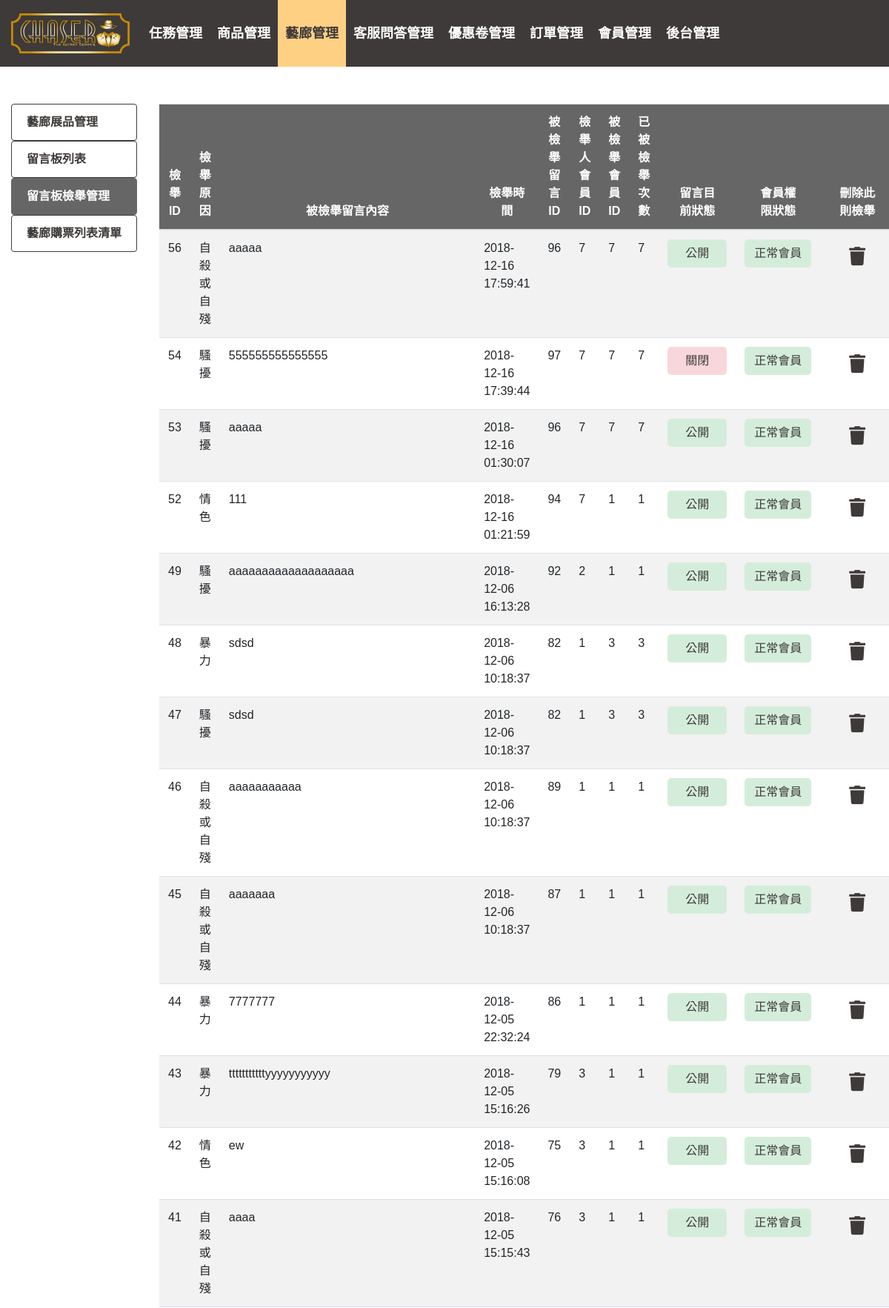
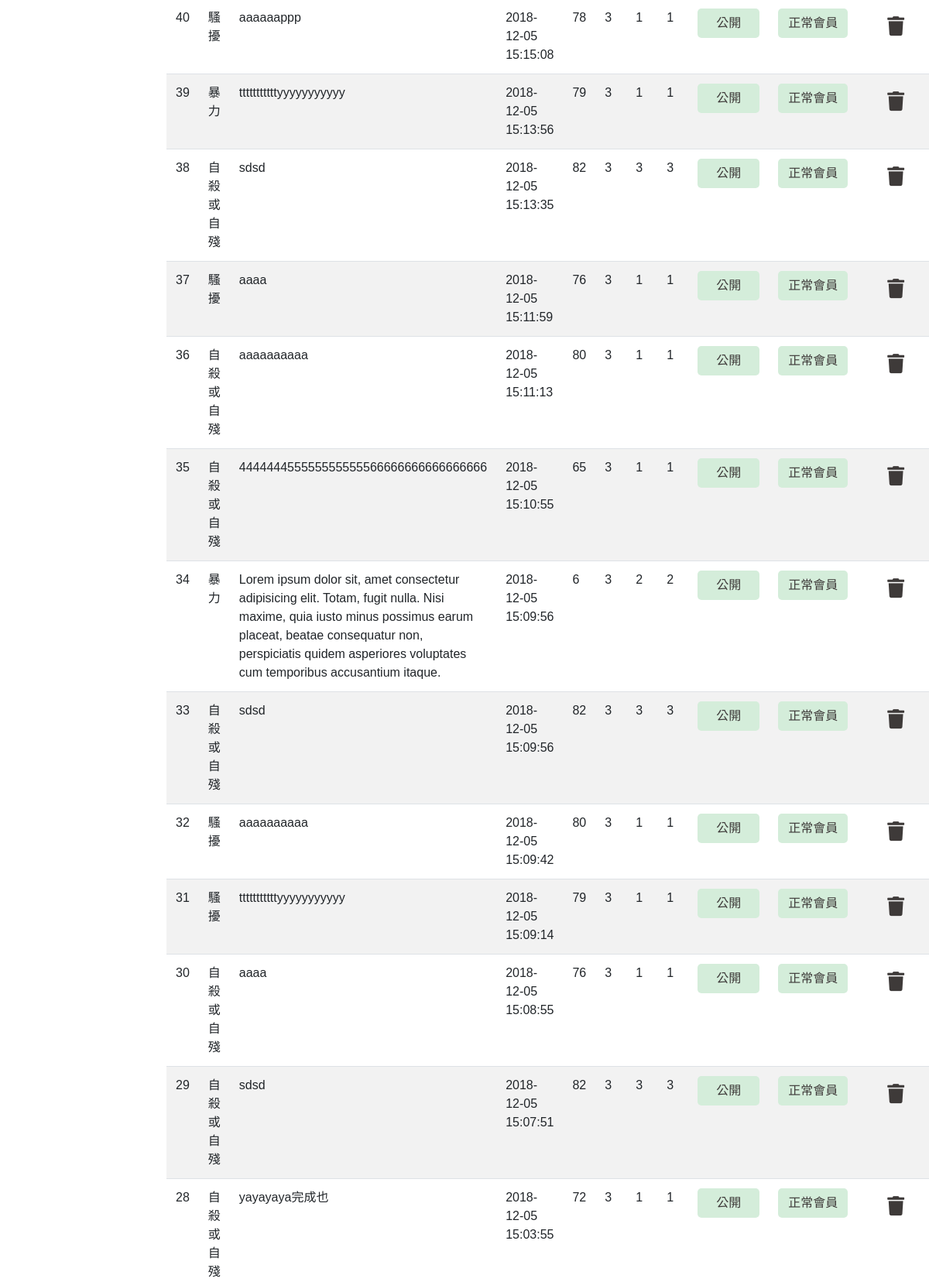
Page /gallery_backstage_3.php (upper part) on the committed database (2 pictures, top to bottom).
### tables this page shows
CREATE TABLE `report` (
  `reportid` int(10) UNSIGNED NOT NULL,
  `reason` varchar(50) NOT NULL,
  `reportaddtime` datetime NOT NULL,
  `complainid` int(10) UNSIGNED NOT NULL,
  `picid` int(2) UNSIGNED NOT NULL,
  `msgid` int(10) UNSIGNED NOT NULL,
  `mem_id` int(11) UNSIGNED NOT NULL
);

CREATE TABLE `message` (
  `msgid` int(10) UNSIGNED NOT NULL,
  `msgcontent` text,
  `msgdatetime` datetime DEFAULT NULL,
  `msgupordown` int(1) UNSIGNED NOT NULL,
  `picid` int(50) UNSIGNED DEFAULT NULL,
  `mem_id` int(11) UNSIGNED NOT NULL
);

CREATE TABLE `member` (
  `mem_id` int(11) UNSIGNED NOT NULL,
  `mem_name` varchar(100) DEFAULT NULL,
  `mem_email` varchar(255) DEFAULT NULL,
  `mem_phone` varchar(50) DEFAULT NULL,
  `mem_password` varchar(50) DEFAULT NULL,
  `mem_image` varchar(255) DEFAULT NULL,
  `status` enum('Y','N') DEFAULT NULL,
  `create_at` datetime DEFAULT CURRENT_TIMESTAMP
);

### gallery_backstage_3.php (the view, shortened to what this page needs)
<?php
try {
    require_once "connection.php";
    $sql = "select report.reportid, report.reason, message.msgcontent, report.reportaddtime, message.msgid, report.mem_id, report.complainid, member.`status`,message.msgupordown
            from report,member,message
            where report.complainid = member.mem_id AND report.msgid =message.msgid  order by reportaddtime desc;";
    $stmt = $pdo->query($sql);
    $result = $stmt->fetchAll(PDO::FETCH_ASSOC);
} catch (PDOException $e) {
    exit('資料庫連結失敗，錯誤訊息為:' . $e->getMessage());
}
?>
<!DOCTYPE html>
<html lang="zh-tw">
<head>
    <link rel="stylesheet" href="css\bootstrap-scss\bootstrap.css" />
    <link rel="stylesheet" href="https://use.fontawesome.com/releases/v5.6.3/css/all.css">
    <link rel="stylesheet" href="css/backstage/backstage_common.css">
    <link rel="stylesheet" href="css/backstage/gallery-backstage.min.css" />
</head>
<body>
  <?php include_once 'backstage_navbar.php'; ?>
    <div class="container-fluid main3 pb-5">
        <div class="row">
            <div class="col-2">
                <ul class="list-group">
                    <a href="gallery_backstage_1.php" class="" id="" name=""><li class="list-group-item">藝廊展品管理</li></a>
                    <a href="gallery_backstage_2.php" class="" id="" name=""><li class="list-group-item">留言板列表</li></a>
                    <a href="gallery_backstage_3.php" class="" id="" name=""><li class="list-group-item active">留言板檢舉管理</li></a>
                    <a href="gallery_backstage_4.php" class="" id="" name=""><li class="list-group-item">藝廊購票列表清單</li></a>
                </ul>
            </div>
            <div class="col-10">
                <table class="table table-striped">
                    <thead id="thead">
                        <tr>
                            <th scope="col" width="60" style="text-align:center">檢舉<br>ID</th>
                            <th scope="col" width="80" style="text-align:center">檢舉原因</th>
                            <th scope="col" style="text-align:center">被檢舉留言內容</th>
                            <th scope="col" width="100" style="text-align:center">檢舉時間</th>
                            <th scope="col" width="70" style="text-align:center">被檢舉留言ID</th>
                            <th scope="col" width="70" style="text-align:center">檢舉人會員ID</th>
                            <th scope="col" width="70" style="text-align:center">被檢舉會員ID</th>
                            <th scope="col" width="70" style="text-align:center">已被檢舉次數</th>
                            <th scope="col" width="110" style="text-align:center">留言目<br>前狀態</th>
                            <th scope="col" width="110" style="text-align:center">會員權<br>限狀態</th>
                            <th scope="col" width="40" style="text-align:center">刪除此<br>則檢舉</th>
                        </tr>
                    </thead>
                    <tbody>
                        <?php foreach ($result as $row): ?>
                            <tr id="tr_<?=$row["reportid"];?>">
                                <td><?=$row["reportid"];?></td>
                                <td><?=$row["reason"];?></td>
                                <td><?=$row["msgcontent"];?></td>
                                <td><?=$row["reportaddtime"];?></td>
                                <td><?=$row["msgid"];?></td>
                                <td><?=$row["mem_id"];?></td>
                                <td><?=$row["complainid"];?></td>
                                <td><?=$row["complainid"];?></td>
                                <td class="icon"><input class="btn btn1 <?php $ans1 = ($row["msgupordown"] == 1) ? "btn-green" : "btn-red";echo $ans1;?>" type="button" name="<?=$row["msgid"];?>" value="<?php $ans2 = ($row["msgupordown"] == 1) ? "公開" : "關閉";echo $ans2;?>"></td>
                                <td class="icon"><input class="btn btn2 <?php $ans3 = ($row["status"] == 'Y') ? "btn-green" : "btn-red";echo $ans3;?>" type="button" name="<?=$row["complainid"];?>" value="<?php $ans4 = ($row["status"] == 'Y') ? "正常會員" : "封鎖中";echo $ans4;?>"></td>
                                <td class="icon"><i name="<?=$row["reportid"];?>" id=""class="btn4 fas fa-trash"></i></td>
                            </tr>
                        <?php endforeach?>
                    </tbody>
                </table>
            </div>
        </div>
    </div>
</body>
</html>

### css/backstage/backstage_common.css (style rules this page uses)
html { height: 100%; }
body { font-family: Arial, 'LiHei Pro', 微軟正黑體, "Microsoft JhengHei", sans-serif; position: relative; min-height: 100%; }
.list-group-item { border: 1px solid #3E3A39; color: #3E3A39; font-weight: 700; }
.list-group-item.active { background-color: #666; border-color: #666; color: #fff; }
#thead { background-color: #666; color: #fff; }

### rows in the picture
report: reportid "56", reason "自殺或自殘", msgid.msgcontent "aaaaa", reportaddtime "2018-12-16 17:59:41", msgid.msgid "96", mem "7", complainid "7", msgid.msgupordown "公開", mem.status "正常會員"
report: reportid "54", reason "騷擾", msgid.msgcontent "555555555555555", reportaddtime "2018-12-16 17:39:44", msgid.msgid "97", mem "7", complainid "7", msgid.msgupordown "關閉", mem.status "正常會員"
report: reportid "53", reason "騷擾", msgid.msgcontent "aaaaa", reportaddtime "2018-12-16 01:30:07", msgid.msgid "96", mem "7", complainid "7", msgid.msgupordown "公開", mem.status "正常會員"
report: reportid "52", reason "情色", msgid.msgcontent "111", reportaddtime "2018-12-16 01:21:59", msgid.msgid "94", mem "7", complainid "1", msgid.msgupordown "公開", status "正常會員"
report: reportid "49", reason "騷擾", msgid.msgcontent "aaaaaaaaaaaaaaaaaaa", reportaddtime "2018-12-06 16:13:28", msgid.msgid "92", mem "2", complainid "1", msgid.msgupordown "公開", status "正常會員"
report: reportid "48", reason "暴力", msgid.msgcontent "sdsd", reportaddtime "2018-12-06 10:18:37", msgid.msgid "82", mem "1", complainid "3", msgid.msgupordown "公開", status "正常會員"
report: reportid "47", reason "騷擾", msgid.msgcontent "sdsd", reportaddtime "2018-12-06 10:18:37", msgid.msgid "82", mem "1", complainid "3", msgid.msgupordown "公開", status "正常會員"
report: reportid "46", reason "自殺或自殘", msgid.msgcontent "aaaaaaaaaaa", reportaddtime "2018-12-06 10:18:37", msgid.msgid "89", mem "1", complainid "1", msgid.msgupordown "公開", mem.status "正常會員"
report: reportid "45", reason "自殺或自殘", msgid.msgcontent "aaaaaaa", reportaddtime "2018-12-06 10:18:37", msgid.msgid "87", mem "1", complainid "1", msgid.msgupordown "公開", mem.status "正常會員"
report: reportid "44", reason "暴力", msgid.msgcontent "7777777", reportaddtime "2018-12-05 22:32:24", msgid.msgid "86", mem "1", complainid "1", msgid.msgupordown "公開", mem.status "正常會員"
report: reportid "43", reason "暴力", msgid.msgcontent "tttttttttttyyyyyyyyyyy", reportaddtime "2018-12-05 15:16:26", msgid.msgid "79", mem "3", complainid "1", msgid.msgupordown "公開", status "正常會員"
report: reportid "42", reason "情色", msgid.msgcontent "ew", reportaddtime "2018-12-05 15:16:08", msgid.msgid "75", mem "3", complainid "1", msgid.msgupordown "公開", status "正常會員"
report: reportid "41", reason "自殺或自殘", msgid.msgcontent "aaaa", reportaddtime "2018-12-05 15:15:43", msgid.msgid "76", mem "3", complainid "1", msgid.msgupordown "公開", status "正常會員"
report: reportid "40", reason "騷擾", msgid.msgcontent "aaaaaappp", reportaddtime "2018-12-05 15:15:08", msgid.msgid "78", mem "3", complainid "1", msgid.msgupordown "公開", status "正常會員"
report: reportid "39", reason "暴力", msgid.msgcontent "tttttttttttyyyyyyyyyyy", reportaddtime "2018-12-05 15:13:56", msgid.msgid "79", mem "3", complainid "1", msgid.msgupordown "公開", status "正常會員"
report: reportid "38", reason "自殺或自殘", msgid.msgcontent "sdsd", reportaddtime "2018-12-05 15:13:35", msgid.msgid "82", mem "3", complainid "3", msgid.msgupordown "公開", mem.status "正常會員"
report: reportid "37", reason "騷擾", msgid.msgcontent "aaaa", reportaddtime "2018-12-05 15:11:59", msgid.msgid "76", mem "3", complainid "1", msgid.msgupordown "公開", status "正常會員"
report: reportid "36", reason "自殺或自殘", msgid.msgcontent "aaaaaaaaaa", reportaddtime "2018-12-05 15:11:13", msgid.msgid "80", mem "3", complainid "1", msgid.msgupordown "公開", status "正常會員"
report: reportid "35", reason "自殺或自殘", msgid.msgcontent "444444455555555555566666666666666666", reportaddtime "2018-12-05 15:10:55", msgid.msgid "65", mem "3", complainid "1", msgid.msgupordown "公開", status "正常會員"
report: reportid "34", reason "暴力", msgid.msgcontent "Lorem ipsum dolor sit, amet consectetur adipisicing elit. Totam, fugit nulla. Nisi maxime, quia iusto minus possimus earum placeat, beatae consequatur non, perspiciatis quidem asperiores voluptates cum temporibus accusantium itaque.", reportaddtime "2018-12-05 15:09:56", msgid.msgid "6", mem "3", complainid "2", msgid.msgupordown "公開", status "正常會員"
report: reportid "33", reason "自殺或自殘", msgid.msgcontent "sdsd", reportaddtime "2018-12-05 15:09:56", msgid.msgid "82", mem "3", complainid "3", msgid.msgupordown "公開", mem.status "正常會員"
report: reportid "32", reason "騷擾", msgid.msgcontent "aaaaaaaaaa", reportaddtime "2018-12-05 15:09:42", msgid.msgid "80", mem "3", complainid "1", msgid.msgupordown "公開", status "正常會員"
report: reportid "31", reason "騷擾", msgid.msgcontent "tttttttttttyyyyyyyyyyy", reportaddtime "2018-12-05 15:09:14", msgid.msgid "79", mem "3", complainid "1", msgid.msgupordown "公開", status "正常會員"
report: reportid "30", reason "自殺或自殘", msgid.msgcontent "aaaa", reportaddtime "2018-12-05 15:08:55", msgid.msgid "76", mem "3", complainid "1", msgid.msgupordown "公開", status "正常會員"
report: reportid "29", reason "自殺或自殘", msgid.msgcontent "sdsd", reportaddtime "2018-12-05 15:07:51", msgid.msgid "82", mem "3", complainid "3", msgid.msgupordown "公開", mem.status "正常會員"
report: reportid "28", reason "自殺或自殘", msgid.msgcontent "yayayaya完成也", reportaddtime "2018-12-05 15:03:55", msgid.msgid "72", mem "3", complainid "1", msgid.msgupordown "公開", status "正常會員"
